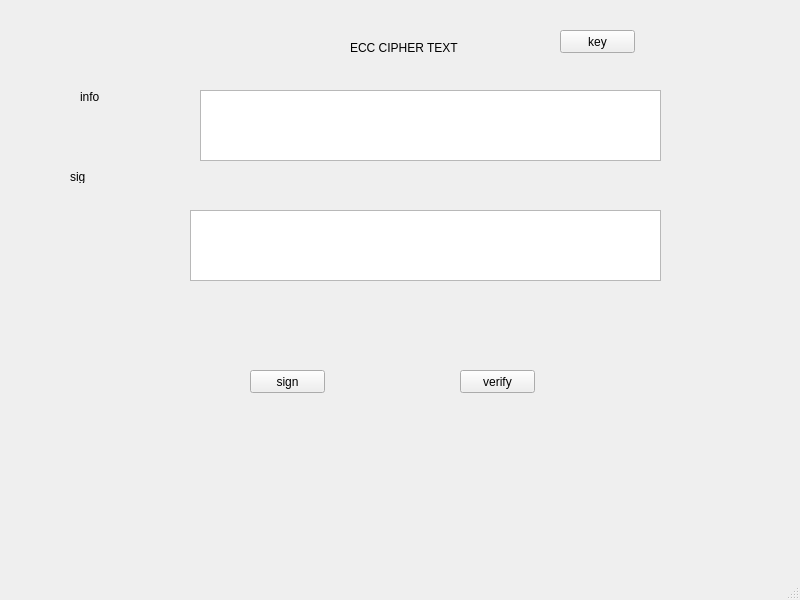
<?xml version="1.0" encoding="UTF-8"?>
<ui version="4.0">
 <class>MainWindow</class>
 <widget class="QMainWindow" name="MainWindow">
  <property name="geometry">
   <rect>
    <x>0</x>
    <y>0</y>
    <width>800</width>
    <height>600</height>
   </rect>
  </property>
  <property name="windowTitle">
   <string>MainWindow</string>
  </property>
  <widget class="QWidget" name="centralwidget">
   <widget class="QLabel" name="label">
    <property name="geometry">
     <rect>
      <x>350</x>
      <y>40</y>
      <width>231</width>
      <height>16</height>
     </rect>
    </property>
    <property name="text">
     <string>ECC CIPHER TEXT</string>
    </property>
   </widget>
   <widget class="QLabel" name="label_2">
    <property name="geometry">
     <rect>
      <x>80</x>
      <y>90</y>
      <width>47</width>
      <height>13</height>
     </rect>
    </property>
    <property name="text">
     <string>info</string>
    </property>
   </widget>
   <widget class="QLabel" name="label_3">
    <property name="geometry">
     <rect>
      <x>70</x>
      <y>170</y>
      <width>47</width>
      <height>13</height>
     </rect>
    </property>
    <property name="text">
     <string>sig</string>
    </property>
   </widget>
   <widget class="QTextEdit" name="textEdit">
    <property name="geometry">
     <rect>
      <x>200</x>
      <y>90</y>
      <width>461</width>
      <height>71</height>
     </rect>
    </property>
   </widget>
   <widget class="QTextEdit" name="textEdit_2">
    <property name="geometry">
     <rect>
      <x>190</x>
      <y>210</y>
      <width>471</width>
      <height>71</height>
     </rect>
    </property>
   </widget>
   <widget class="QPushButton" name="pushButton">
    <property name="geometry">
     <rect>
      <x>250</x>
      <y>370</y>
      <width>75</width>
      <height>23</height>
     </rect>
    </property>
    <property name="text">
     <string>sign</string>
    </property>
   </widget>
   <widget class="QPushButton" name="pushButton_2">
    <property name="geometry">
     <rect>
      <x>460</x>
      <y>370</y>
      <width>75</width>
      <height>23</height>
     </rect>
    </property>
    <property name="text">
     <string>verify</string>
    </property>
   </widget>
   <widget class="QPushButton" name="pushButton_3">
    <property name="geometry">
     <rect>
      <x>560</x>
      <y>30</y>
      <width>75</width>
      <height>23</height>
     </rect>
    </property>
    <property name="text">
     <string>key</string>
    </property>
   </widget>
  </widget>
  <widget class="QMenuBar" name="menubar">
   <property name="geometry">
    <rect>
     <x>0</x>
     <y>0</y>
     <width>800</width>
     <height>21</height>
    </rect>
   </property>
  </widget>
  <widget class="QStatusBar" name="statusbar"/>
 </widget>
 <resources/>
 <connections/>
</ui>
